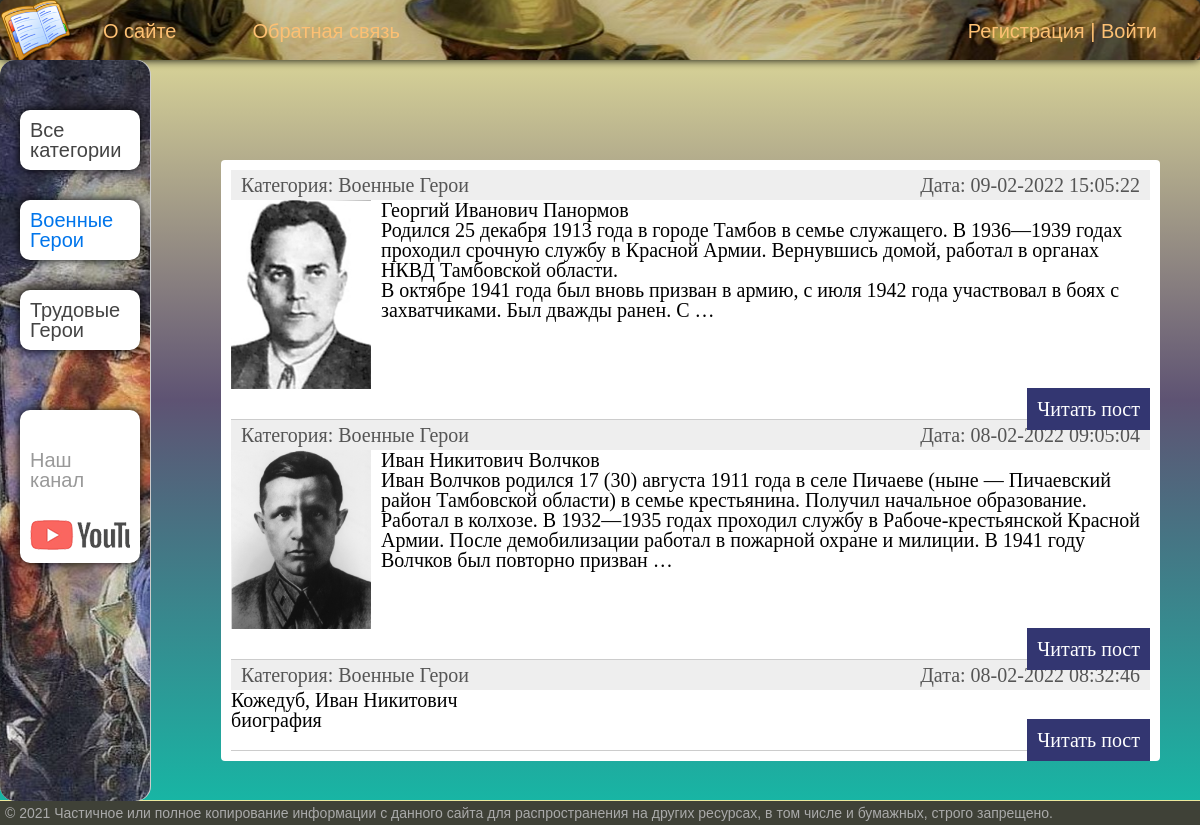
/category/voenye-geroi/, run on the app's committed database.
### heroes/models.py (models this page shows, shortened)
class Category(models.Model):
    name = models.CharField(max_length=100, db_index=True, verbose_name="Категория")
    slug = models.SlugField(max_length=255, unique=True, db_index=True, verbose_name="URL")
    def __str__(self):
        return self.name
    def get_absolute_url(self):
        return reverse('category', kwargs={'rub_slug': self.slug})
    class Meta:
        verbose_name = 'Категория'
        verbose_name_plural = 'Категории'
        ordering = ['id']

class Heroes(models.Model):
    title = models.CharField(max_length=255, verbose_name="Заголовок")
    slug = models.SlugField(max_length=255, unique=True, db_index=True, verbose_name="URL")
    content = models.TextField(blank=True, verbose_name="Текст статьи")
    photo = models.ImageField(upload_to="photos/%Y/%m/%d/", verbose_name="Фото")
    time_create = models.DateTimeField(auto_now_add=True, verbose_name="Время создания")
    time_update = models.DateTimeField(auto_now=True, verbose_name="Время изменения")
    is_published = models.BooleanField(default=True, verbose_name="Публикация")
    rub = models.ForeignKey('Category', on_delete=models.PROTECT, verbose_name="Категории")
    def get_absolute_url(self):
        return reverse('post', kwargs={'post_slug': self.slug})
    class Meta:
        verbose_name = 'Герои Мировых Воин'
        verbose_name_plural = 'Герои Мировых Войн'
        ordering = ['-time_create', 'title']

### heroes/views.py (the view)
# urls.py: path('category/<slug:rub_slug>/', HeroesCategory.as_view(), name='category'),
class HeroesCategory(DataMixin, ListView):
    model = Heroes
    template_name = 'heroes/index.html'
    context_object_name = 'posts'
    allow_empty = False
    def get_queryset(self):
        return Heroes.objects.filter(rub__slug=self.kwargs['rub_slug'], is_published=True).select_related('rub')
    def get_context_data(self, *, object_list=None, **kwargs):
        context = super().get_context_data(**kwargs)
        c = Category.objects.get(slug = self.kwargs['rub_slug'])
        c_def = self.get_user_context(title='Категория - ' + str(c.name),rub_selected=c.pk)
        return dict(list(context.items()) + list(c_def.items()))

### heroes/utils.py (called while the page is built)
    def get_user_context(self, **kwargs):
        context = kwargs
        rubs = cache.get('rubs')
        if not rubs:
            rubs = Category.objects.annotate(Count('heroes'))
            cache.set('rubs', rubs, 60)
        user_menu = menu.copy()
        if not self.request.user.is_authenticated :
            user_menu.pop(1)
        context['menu'] = user_menu
        context['rubs'] = rubs
        if 'rub_selected' not in context:
            context['rub_selected'] = 0
        return context

### heroes/templates/heroes/index.html (shortened to what this page needs)
{% extends 'heroes/base.html' %}
{% block content %}
<ul class="list-articles">
	{% for p in posts %}
			<li><div class="article-panel">
	<p class="first">Категория: {{p.rub}}</p>
	<p class="last">Дата: {{p.time_update|date:"d-m-Y H:i:s"}}</p>
</div>
{% if p.photo %}
	<p><img class="img-article-left thumb" src="{{p.photo.url}}"></p>
{% endif %}
				<h2>{{p.title}}</h2>
	{% autoescape on %}
	{{p.content|linebreaks|truncatewords:50}}
	{% endautoescape %}
			<p class="link-read-post"><a href="{{ p.get_absolute_url }}">Читать пост</a></p>
			</li>
	{% endfor %}
</ul>
{% endblock %}

### heroes/templates/heroes/base.html (shortened to what this page needs)
{% load static %}
{% load heroes_tags %}
<!DOCTYPE html>
<html>
<head>
	<link type="text/css" href="{% static 'heroes/css/styles.css' %}" rel="stylesheet" />
</head>
<body>
<table class="table-page" border=0 cellpadding="0" cellspacing="0">
<tr><td valign=top>
{% block mainmenu %}
		<div class="header">
			<ul id="mainmenu" class="mainmenu">
			<li class="logo"><a href="{% url 'home' %}"><div class="logo"></div></a></li>
{% for m in menu %}
			<li><a href="{% url m.url_name %}">{{m.title}}</a></li>
{% endfor %}
			{% if request.user.is_authenticated %}
			<li class = "last">{{user.username}} | <a href="{% url 'logout'%}">Выйти</a></li>
			{% else %}
			<li class="last"><a href="{% url 'register' %}">Регистрация</a> | <a href="{% url 'login' %}">Войти</a></li>
			{% endif%}
		</ul>
		</div>
{% endblock mainmenu %}
<table class="table-content" border=0 cellpadding="0" cellspacing="0">
<tr>
{% load cache %}
{% cache 60 sidebar %}
<td valign="top" class="left-chapters">
	<ul id="leftchapters">
{% if rub_selected == 0 %}
		<li class="selected">Все категории</li>
{% else %}
		<li><a href="{% url 'home' %}">Все категории</a></li>
{% endif %}
{% for c in rubs %}
{% if c.heroes__count > 0 %}
	{% if c.pk == rub_selected %}
		<li class="selected">{{c.name}}</li>
	{% else %}
		<li><a href="{{ c.get_absolute_url }}">{{c.name}}</a></li>
	{% endif %}
{% endif %}
{% endfor %}
{% endcache %}
		<li class="share">
		<p>Наш канал</p>
		<a class="share-yt" href="https://www.youtube.com/channel/UClJzWfGWuGJL2t-3dYKcHTA/playlists" target="_blank" rel="nofollow"></a>
		</li>
	</ul>
</td>
<td valign="top" class="content">
	<div class="content-text">
{% block content %}
{% endblock %}
	</div>
</td></tr></table>
</td></tr>
<tr><td valign=top>
	<div id="footer">
		<p>&copy; 2021 Частичное или полное копирование информации с данного сайта для распространения на других ресурсах, в том числе и бумажных, строго запрещено.</p>
	</div>
</td></tr></table>
</body>
</html>

### heroes/static/heroes/css/styles.css (style rules this page uses)
* { padding: 0; margin: 0; border: 0; }
*,*:before,*:after { -moz-box-sizing: border-box; -webkit-box-sizing: border-box; box-sizing: border-box; }
html,body { height: 100%; width: 100%; font-size: 100%; line-height: 1; font-size: 14px; -ms-text-size-adjust: 100%; -moz-text-size-adjust: 100%; -webkit-text-size-adjust: 100%; }
a, a:visited { text-decoration: none; }
ul li { list-style: none; }
img { vertical-align: top; }
h1,h2,h3,h4,h5,h6 { font-size:inherit;font-weight: 400; }
html, body { font-family: 'Arial'; margin: 0; padding: 0; height: 100%; width: 100%; color: #444; background: rgb(236,232,157); background: -moz-linear-gradient(top, rgba(236,232,157,1) 0%, rgba(94,83,115,1) 50%, rgba(24,181,164,1) 100%); background: -webkit-linear-gradient(top, rgba(236,232,157,1) 0%,rgba(94,83,115,1) 50%,rgba(24,181,164,1) 100%); background: linear-gradient(to bottom, rgba(236,232,157,1) 0%,rgba(94,83,115,1) 50%,rgba(24,181,164,1) 100%); }
a { color: #0059b2; text-decoration: none; }
img { max-width: 600px; height: auto; }
img.img-article-left { max-width: 300px; height: auto; float: left; padding: 0 10px 10px 0; }
img.img-article-left.thumb { max-width: 150px; height: auto; }
p.link-read-post { text-align: right; }
p.link-read-post a { padding: 10px; min-width: 100px; background: #333671; color: #fff; text-decoration: none; }
div.article-panel { background: #eee; padding: 5px 10px 5px 10px; overflow: hidden; color: #555; }
div.article-panel p.first { margin: 0; float: left; }
div.article-panel p.last { margin: 0; float: right; }
ul.list-articles { list-style: none; margin: 0; padding: 0; }
ul.list-articles li { border-bottom: 1px solid #ccc; }
.table-page { width: 100%; height: 100%; vertical-align: top; }
.table-page tr { height: 100%; }
.header { background: #3F4137; height: 60px; }
.logo { background: url('../images/logos.ico')0 0/cover; width: 70px; height: 60px; background-position: center; }
ul.mainmenu { list-style: none; margin: 0; padding: 0; height: 60px; color: #fdc073; font-size: 20px; overflow: hidden; border-radius: 5px; box-shadow: 0 0 10px #000; background: url('../images/phon.jpg') no-repeat ; background-position: center; }
ul.mainmenu li { float: left; margin: 18px 40px 0 30px; border-radius: 5px; background-color: rgba(255, 255, 255, 0) ; padding: 3px; }
ul.mainmenu li.logo { margin: 0; }
ul.mainmenu li.last { float: right; }
ul.mainmenu li a { color: #fdc073; text-decoration: none; }
.table-content { width: 100%; min-height: 100%; margin: 0px 0px ; height: 100%; }
.left-chapters { margin: 0; background: #eee; border-right: 1px solid #ccc; min-height: 100%; border-radius: 15px; box-shadow: #000; }
.left-chapters ul { width: 150px; min-height: 100%; margin: 0; padding: 20px 10px 10px 20px; list-style: none; font-size: 20px; background: url('../images/phonmenu.jpg') 70%/cover no-repeat ; border-radius: 15px; box-shadow: #000; }
.left-chapters ul li { margin: 30px 0 0 0; color: #999; border-radius: 10px; background: rgb(255, 255, 255); padding: 10px; box-shadow: 0 0 10px #000; }
.left-chapters ul li.selected { color: #0075eb; }
.left-chapters ul li a { color: #444; text-decoration: none; }
.left-chapters ul li.share { margin: 60px 0 0 0; }
.left-chapters ul li.share p { margin: 30px 0 30px 0; }
.left-chapters ul li.share a { display: inline-block; width: 40px; height: 40px; margin: 0 20px 0 0; }
.left-chapters ul li.share a.share-yt { width: 100%; height: 30px; background: url('../images/share_yt.png') no-repeat 0 0 }
.content { padding: 40px 40px 40px 40px; width: 100%; box-sizing: border-box; height: 50%; border-radius: 5px; box-shadow: #000; margin:100px 100px 100px 100px; }
.content-text { margin: 60px 0 0 30px; color: #000; font-size: 20px; font-family: Yandex Sans Display Light; }
#footer { box-sizing: border-box; background: #3F4137; padding: 5px; color: #aaa; font-size: 14px; font-family: Verdana, Geneva, Arial, Helvetica; text-align: left; overflow: hidden; }
.content-text { border-radius: 4px; background-color: white; padding: 10px 10px 10px 10px; }

### data on the page
Category: name "Военные Герои"
Category: name "Трудовые Герои"
Heroes: rub "Военные Герои", time_update "09-02-2022 15:05:22", photo (picture), title "Георгий Иванович Панормов", content "Родился 25 декабря 1913 года в городе Тамбов в семье служащего. В 1936—1939 годах проходил срочную службу в Красной Армии. Вернувшись домой, работал в органах НКВД Тамбовской области. В октябре 1941 года был вновь призван в армию, с июля 1942 года участвовал в боях с захватчиками. Был дважды ранен. С …"
Heroes: rub "Военные Герои", time_update "08-02-2022 09:05:04", photo (picture), title "Иван Никитович Волчков", content "Иван Волчков родился 17 (30) августа 1911 года в селе Пичаеве (ныне — Пичаевский район Тамбовской области) в семье крестьянина. Получил начальное образование. Работал в колхозе. В 1932—1935 годах проходил службу в Рабоче-крестьянской Красной Армии. После демобилизации работал в пожарной охране и милиции. В 1941 году Волчков был повторно призван …"
Heroes: rub "Военные Герои", time_update "08-02-2022 08:32:46", title "Кожедуб, Иван Никитович", content "биография"

### other printed values
{{ m.title }} "О сайте" "Обратная связь"
